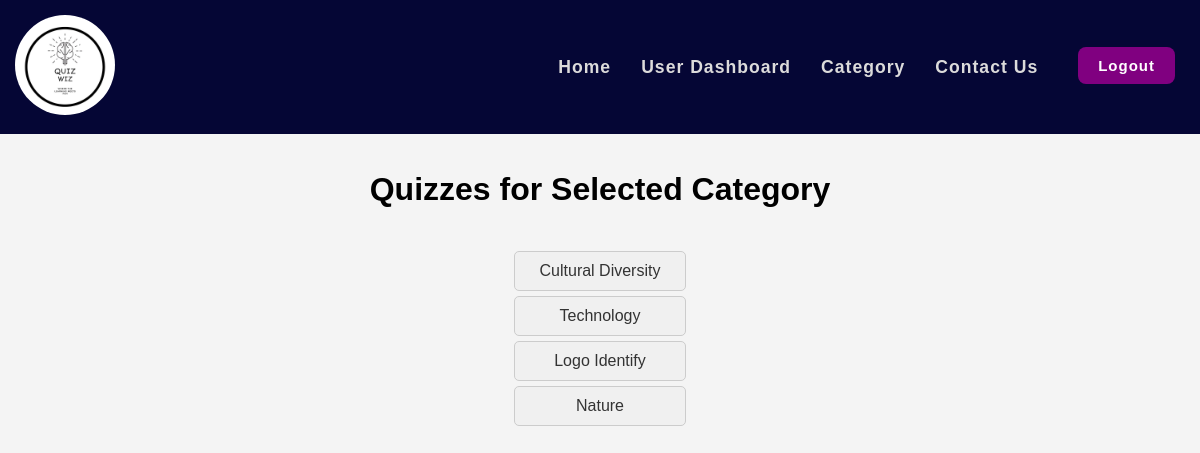
The page /quizzes.php?category=1 (signed in) on the database its author committed.
### tables this page shows
CREATE TABLE `quizzes` (
  `QuizID` int(11) NOT NULL,
  `CategoryID` int(11) DEFAULT NULL,
  `Title` varchar(100) NOT NULL
);

### quizzes.php (the view, shortened to what this page needs)
<!DOCTYPE html>
<html lang="en">
<head>
</head>
<body>
<div class="container">
    <div class="quiz-container">
        <?php
        include("./shared/config.php");
        include("./shared/navbar.php");
        $userID = isset($_SESSION['userID']) ? $_SESSION['userID'] : null;
        if (isset($_GET['category'])) {
            $categoryID = $_GET['category'];
            $sql = "SELECT QuizID, Title FROM Quizzes WHERE CategoryID = $categoryID";
            $result = $conn->query($sql);
            if ($result->num_rows > 0) {
                echo "<h1>Quizzes for Selected Category</h1>";
                echo "<ul class='quiz-list'>";
                while ($row = $result->fetch_assoc()) {
                    $quizID = $row['QuizID'];
                    $playedQuery = "SELECT * FROM Responses WHERE UserID = $userID AND QuizID = $quizID";
                    $playedResult = $conn->query($playedQuery);
                    if ($playedResult->num_rows > 0) {
                        echo "<li><a class='quiz-link' href='already_played.php?quizID=$quizID&&categoryID=$categoryID'>" . $row['Title'] . "</a></li>";
                    } else {
                        echo "<li><a class='quiz-link' href='rules.php?quizID=$quizID&&categoryID=$categoryID'>" . $row['Title'] . "</a></li>";
                    }
                }
                echo "</ul>";
            } else {
                echo "<p>No quizzes found for the selected category.</p>";
            }
        } else {
            echo "<p>Invalid category.</p>";
        }
        ?>
    </div>
</div>
</body>
</html>

### quizzes.php (style rules this page uses)
body { font-family: Arial, sans-serif; background-color: #f4f4f4; margin: 0; padding: 0; }
.quiz-container { width: 100%; max-width: 960px; margin: 150px auto 20px; padding: 0 20px; display: flex; flex-direction: column; align-items: center; }
.quiz-list { list-style: none; padding: 0; }
.quiz-link { display: block; color: #333; text-decoration: none; padding: 10px; width: 150px; text-align: center; margin: 5px 0; border-radius: 5px; background-color: #f0f0f0; border: 1px solid #ccc; transition: background-color 0.3s, color 0.3s; }

### shared/navbar.php (style rules this page uses)
body { font-family: Arial, sans-serif; background-color: #f4f4f4; margin: 0; padding: 0; overflow-x: hidden; }

### rows shown on the page
quizzes: Title "Cultural Diversity"
quizzes: Title "Technology"
quizzes: Title "Logo Identify"
quizzes: Title "Nature"
